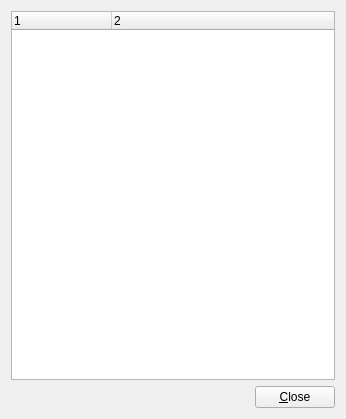
<?xml version="1.0" encoding="UTF-8"?>
<ui version="4.0">
 <class>AODObjectBrowser</class>
 <widget class="QWidget" name="AODObjectBrowser">
  <property name="geometry">
   <rect>
    <x>0</x>
    <y>0</y>
    <width>346</width>
    <height>419</height>
   </rect>
  </property>
  <property name="minimumSize">
   <size>
    <width>300</width>
    <height>400</height>
   </size>
  </property>
  <property name="windowTitle">
   <string>Browser</string>
  </property>
  <layout class="QVBoxLayout" name="verticalLayout">
   <item>
    <widget class="QTreeWidget" name="treeWidget">
     <property name="indentation">
      <number>20</number>
     </property>
     <property name="wordWrap">
      <bool>true</bool>
     </property>
     <property name="headerHidden">
      <bool>false</bool>
     </property>
     <property name="columnCount">
      <number>2</number>
     </property>
     <column>
      <property name="text">
       <string>1</string>
      </property>
     </column>
     <column>
      <property name="text">
       <string>2</string>
      </property>
     </column>
    </widget>
   </item>
   <item>
    <layout class="QHBoxLayout" name="horizontalLayout">
     <item>
      <spacer name="spacer">
       <property name="orientation">
        <enum>Qt::Horizontal</enum>
       </property>
       <property name="sizeType">
        <enum>QSizePolicy::Expanding</enum>
       </property>
       <property name="sizeHint" stdset="0">
        <size>
         <width>348</width>
         <height>17</height>
        </size>
       </property>
      </spacer>
     </item>
     <item>
      <widget class="QPushButton" name="pushButton_close">
       <property name="text">
        <string>&amp;Close</string>
       </property>
      </widget>
     </item>
    </layout>
   </item>
  </layout>
 </widget>
 <resources/>
 <connections/>
</ui>
